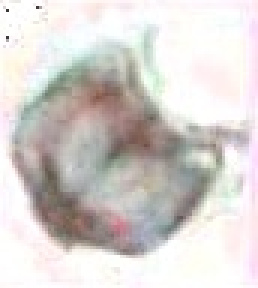
#> input picture scripts/denoising/preprocessed_data_deblurring/train/000_Physonectae/141.jpg, 86 x 96 px, found by its file name (shown 3 times larger); its folder holds 3 pictures in this run
$ python group_classes_CR.py
#> lines starting #> are read from the running program, lines starting #| are printed output that depends on the picture
import os
import random
import matplotlib.pyplot as plt
import matplotlib.image as mpimg
from pathlib import Path
import math

# ==========================================
# CONFIGURATION
# ==========================================

INPUT_DIR = Path('/home/lmalerba/projects/sdim_data_challenge/kaggle_challenge_sdi/data_reannotated/train')
OUTPUT_DIR = Path('/home/lmalerba/projects/sdim_data_challenge/kaggle_challenge_sdi/group_classes/visualisation_final_check')
SAMPLES_PER_CLASS = 16  # Nombre d'images à afficher (4x4)

def visualize_classes():
    # Création du dossier de sortie
    if not OUTPUT_DIR.exists():
        os.makedirs(OUTPUT_DIR)

    # Récupérer la liste des sous-dossiers (les classes mères)
    if not INPUT_DIR.exists():
        print(f"Erreur : Le dossier {INPUT_DIR} n'existe pas. Lance le script de réorganisation d'abord.")
        return

    classes = [d for d in os.listdir(INPUT_DIR) if (INPUT_DIR / d).is_dir()]
    classes.sort() # Pour avoir un ordre propre

    print(f"Génération des visualisations pour {len(classes)} classes mères...")

    for class_name in classes:
        class_path = INPUT_DIR / class_name

        # Récupérer toutes les images du dossier
        images = [f for f in os.listdir(class_path) if f.lower().endswith(('.png', '.jpg', '.jpeg', '.tif', '.bmp'))]

        # S'il n'y a pas d'images, on passe
        if not images:
            print(f"  -> {class_name} : Dossier vide (ignoré).")
            continue

        # Sélection aléatoire de 16 images (ou moins si le dossier en contient moins)
        nb_samples = min(len(images), SAMPLES_PER_CLASS)
        selected_images = random.sample(images, nb_samples)

        # Création de la figure (Grille 4x4)
        fig, axes = plt.subplots(4, 4, figsize=(16, 16))
        fig.suptitle(f"Classe Mère : {class_name} ({len(images)} images totales)", fontsize=20, weight='bold')

        # Aplatir les axes pour itérer facilement (tableau 1D au lieu de 2D)
        axes_flat = axes.flatten()

        for i, ax in enumerate(axes_flat):
            if i < nb_samples:
                img_name = selected_images[i]
                img_path = class_path / img_name

                try:
                    img = mpimg.imread(str(img_path))
#> img is the input picture: shape (96, 86, 3); mean R, G, B 214.9, 210, 207.3
                    ax.imshow(img)

                    # Titre avec le nom du fichier (sans le préfixe de classe trop long si possible)
                    # On essaie de garder juste le nom original pour lisibilité
                    display_name = img_name
                    if len(display_name) > 25:
                        display_name = "..." + display_name[-25:]

                    ax.set_title(display_name, fontsize=8)
                except Exception as e:
                    ax.text(0.5, 0.5, "Erreur lecture", ha='center', va='center')

            # Enlever les axes (chiffres x/y) pour la clarté
            ax.axis('off')

        # Ajustement de l'espace
        plt.tight_layout(rect=[0, 0.03, 1, 0.95])

        # Sauvegarde
        save_path = OUTPUT_DIR / f"Check_{class_name}.png"
        plt.savefig(save_path)
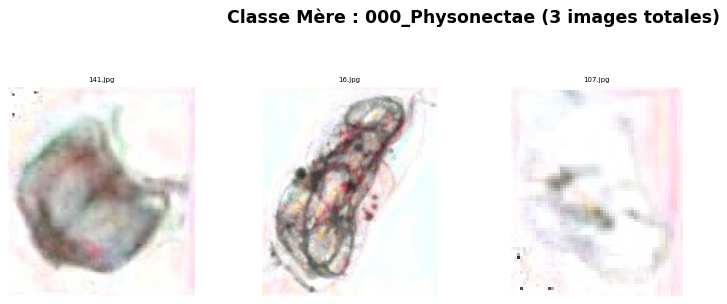
#> figure drawn by matplotlib, 3 panels
        plt.close(fig) # Fermer pour libérer la mémoire

        print(f"  -> Sauvegardé : {save_path}")

    print("\n--- VISUALISATION TERMINÉE ---")
    print(f"Ouvre le dossier '{OUTPUT_DIR}' pour vérifier tes classes.")

if __name__ == "__main__":
    visualize_classes()
